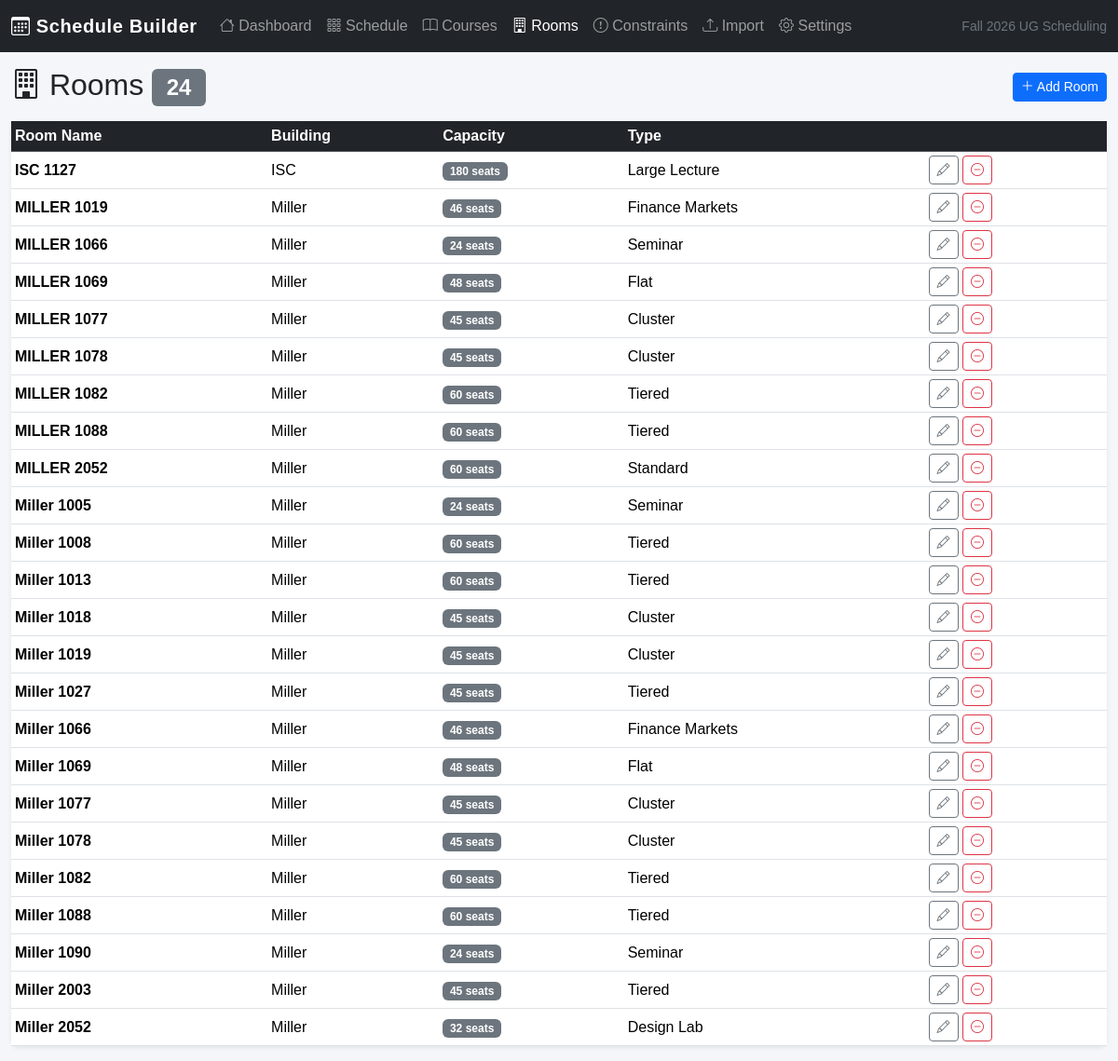
Screenshot of /rooms with the database file from the repository.
### tables this page shows
CREATE TABLE rooms (
            id       INTEGER PRIMARY KEY AUTOINCREMENT,
            name     TEXT NOT NULL UNIQUE,
            capacity INTEGER DEFAULT 0,
            room_type TEXT DEFAULT 'Standard',
            building TEXT DEFAULT 'Miller',
            active   INTEGER DEFAULT 1
        );

### app.py (the view)
@app.route('/rooms')
def rooms():
    db = get_db()
    rows = db.execute('SELECT * FROM rooms WHERE active=1 ORDER BY building, name').fetchall()
    db.close()
    return render_template('rooms.html', rooms=rows)

### app.py (called while the page is built)
@app.context_processor
def inject_globals():
    key = os.environ.get('GOOGLE_API_KEY', '')
    return {'has_api_key': bool(key)}

@app.before_request
def setup():
    init_db()

### database.py (called while the page is built)
def get_db():
    conn = sqlite3.connect(DB_PATH)
    conn.row_factory = sqlite3.Row
    return conn

### templates/rooms.html (shortened to what this page needs)
{% extends 'base.html' %}
{% block content %}
<div class="d-flex justify-content-between align-items-center mb-3">
  <h2 class="mb-0"><i class="bi bi-building"></i> Rooms <span class="badge bg-secondary">{{ rooms|length }}</span></h2>
  <button class="btn btn-primary btn-sm" data-bs-toggle="modal" data-bs-target="#addModal">
    <i class="bi bi-plus-lg"></i> Add Room
  </button>
</div>
<div class="card border-0 shadow-sm">
  <div class="card-body p-0">
    <div class="table-responsive">
      <table class="table table-hover table-sm mb-0 align-middle">
        <thead class="table-dark">
          <tr>
            <th>Room Name</th>
            <th>Building</th>
            <th>Capacity</th>
            <th>Type</th>
            <th></th>
          </tr>
        </thead>
        <tbody>
          {% for r in rooms %}
          <tr>
            <td class="fw-semibold">{{ r.name }}</td>
            <td>{{ r.building }}</td>
            <td>
              <span class="badge bg-secondary">{{ r.capacity }} seats</span>
            </td>
            <td>{{ r.room_type }}</td>
            <td>
              <button class="btn btn-outline-secondary btn-sm"
                      data-bs-toggle="modal" data-bs-target="#editModal"
                      data-id="{{ r.id }}"
                      data-name="{{ r.name }}"
                      data-building="{{ r.building }}"
                      data-capacity="{{ r.capacity }}"
                      data-type="{{ r.room_type }}">
                <i class="bi bi-pencil"></i>
              </button>
              <form method="post" action="{{ url_for('rooms_delete', room_id=r.id) }}"
                    class="d-inline" onsubmit="return confirm('Deactivate this room?')">
                <button class="btn btn-outline-danger btn-sm"><i class="bi bi-dash-circle"></i></button>
              </form>
            </td>
          </tr>
          {% else %}
          <tr><td colspan="5" class="text-center text-muted py-4">
            No rooms yet. <a href="{{ url_for('import_page') }}">Import data</a> or add one manually.
          </td></tr>
          {% endfor %}
        </tbody>
      </table>
    </div>
  </div>
</div>
{% endblock %}

### templates/base.html (shortened to what this page needs)
<!doctype html>
<html lang="en">
<head>
  <link href="https://cdn.jsdelivr.net/npm/bootstrap@5.3.3/dist/css/bootstrap.min.css" rel="stylesheet">
  <link href="https://cdn.jsdelivr.net/npm/bootstrap-icons@1.11.3/font/bootstrap-icons.min.css" rel="stylesheet">
  <link href="{{ url_for('static', filename='css/style.css') }}" rel="stylesheet">
</head>
<body>
<nav class="navbar navbar-expand-lg navbar-dark bg-dark">
  <div class="container-fluid">
    <a class="navbar-brand fw-bold" href="{{ url_for('index') }}">
      <i class="bi bi-calendar3"></i> Schedule Builder
    </a>
    <div class="collapse navbar-collapse" id="nav">
      <ul class="navbar-nav me-auto">
        <li class="nav-item">
          <a class="nav-link {% if request.endpoint=='index' %}active{% endif %}"
             href="{{ url_for('index') }}"><i class="bi bi-house"></i> Dashboard</a>
        </li>
        <li class="nav-item">
          <a class="nav-link {% if request.endpoint=='schedule' %}active{% endif %}"
             href="{{ url_for('schedule') }}"><i class="bi bi-grid-3x3-gap"></i> Schedule</a>
        </li>
        <li class="nav-item">
          <a class="nav-link {% if request.endpoint=='courses' %}active{% endif %}"
             href="{{ url_for('courses') }}"><i class="bi bi-book"></i> Courses</a>
        </li>
        <li class="nav-item">
          <a class="nav-link {% if request.endpoint=='rooms' %}active{% endif %}"
             href="{{ url_for('rooms') }}"><i class="bi bi-building"></i> Rooms</a>
        </li>
        <li class="nav-item">
          <a class="nav-link {% if request.endpoint=='constraints' %}active{% endif %}"
             href="{{ url_for('constraints') }}"><i class="bi bi-exclamation-circle"></i> Constraints</a>
        </li>
        <li class="nav-item">
          <a class="nav-link {% if request.endpoint=='import_page' %}active{% endif %}"
             href="{{ url_for('import_page') }}"><i class="bi bi-upload"></i> Import</a>
        </li>
        <li class="nav-item">
          <a class="nav-link {% if request.endpoint=='settings' %}active{% endif %}"
             href="{{ url_for('settings') }}">
            <i class="bi bi-gear"></i> Settings
          </a>
        </li>
      </ul>
      <span class="navbar-text text-secondary small">Fall 2026 UG Scheduling</span>
    </div>
  </div>
</nav>
<div class="container-fluid py-3">
  {% block content %}{% endblock %}
</div>
</body>
</html>

### static/css/style.css (style rules this page uses)
body { font-family: Arial, sans-serif; background: #f4f6f9; }
.navbar-brand { letter-spacing: .03em; }
.card { border-radius: .5rem; }
.table th { white-space: nowrap; }

### rows the page displays
rooms: name "ISC 1127", building "ISC", capacity "180", room_type "Large Lecture"
rooms: name "MILLER 1019", building "Miller", capacity "46", room_type "Finance Markets"
rooms: name "MILLER 1066", building "Miller", capacity "24", room_type "Seminar"
rooms: name "MILLER 1069", building "Miller", capacity "48", room_type "Flat"
rooms: name "MILLER 1077", building "Miller", capacity "45", room_type "Cluster"
rooms: name "MILLER 1078", building "Miller", capacity "45", room_type "Cluster"
rooms: name "MILLER 1082", building "Miller", capacity "60", room_type "Tiered"
rooms: name "MILLER 1088", building "Miller", capacity "60", room_type "Tiered"
rooms: name "MILLER 2052", building "Miller", capacity "60", room_type "Standard"
rooms: name "Miller 1005", building "Miller", capacity "24", room_type "Seminar"
rooms: name "Miller 1008", building "Miller", capacity "60", room_type "Tiered"
rooms: name "Miller 1013", building "Miller", capacity "60", room_type "Tiered"
rooms: name "Miller 1018", building "Miller", capacity "45", room_type "Cluster"
rooms: name "Miller 1019", building "Miller", capacity "45", room_type "Cluster"
rooms: name "Miller 1027", building "Miller", capacity "45", room_type "Tiered"
rooms: name "Miller 1066", building "Miller", capacity "46", room_type "Finance Markets"
rooms: name "Miller 1069", building "Miller", capacity "48", room_type "Flat"
rooms: name "Miller 1077", building "Miller", capacity "45", room_type "Cluster"
rooms: name "Miller 1078", building "Miller", capacity "45", room_type "Cluster"
rooms: name "Miller 1082", building "Miller", capacity "60", room_type "Tiered"
rooms: name "Miller 1088", building "Miller", capacity "60", room_type "Tiered"
rooms: name "Miller 1090", building "Miller", capacity "24", room_type "Seminar"
rooms: name "Miller 2003", building "Miller", capacity "45", room_type "Tiered"
rooms: name "Miller 2052", building "Miller", capacity "32", room_type "Design Lab"

### other values shown
{{ rooms|length }} "24"
